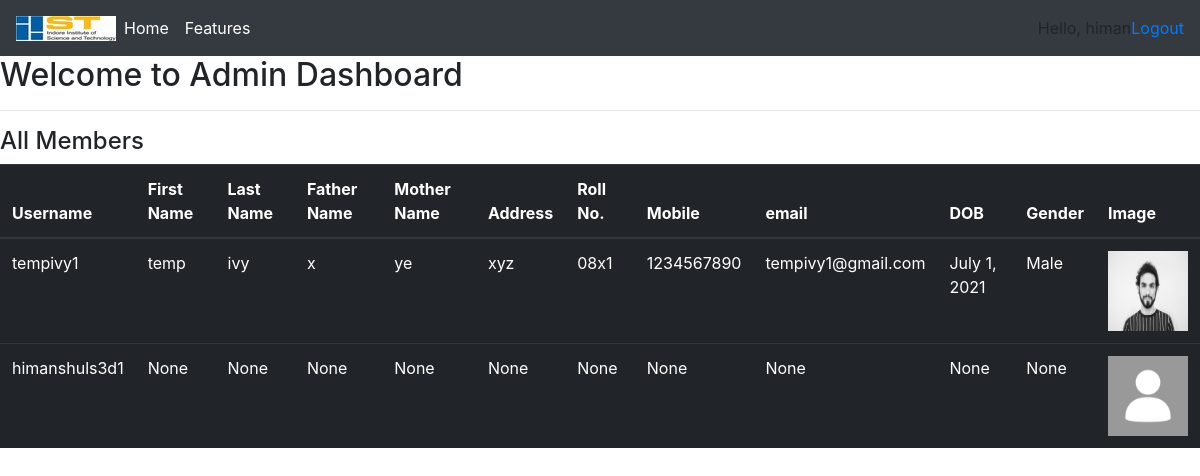
The app's page / (signed in) with its own data.
### members/models.py (models this page shows)
class Student(models.Model):
    user = models.OneToOneField(User, null=True, blank=True, on_delete=models.CASCADE)
    First_name = models.CharField(max_length=50, null=True,default=user.name)
    Last_name = models.CharField(max_length=50, null=True)
    Father_name = models.CharField(max_length=50, null=True)
    Mother_name = models.CharField(max_length=50, null=True)
    Address = models.CharField(max_length=200, null=True)
    roll_no = models.CharField(max_length=50, null=True)
    mobile_no = models.CharField(max_length=14, null=True)
    email = models.EmailField(max_length=50, null=True)
    DOB = models.DateField(null=True,)
    GENDER_CHOICES = (
        ('Male', 'Male'),
        ('Female', 'Female'),
        ('other','other'),
    )
    Gender = models.CharField(choices = GENDER_CHOICES ,max_length=6, null=True)
    image = models.ImageField(default='default.jpg',null=True,blank=True)
    date_created = models.DateField(auto_now_add=True, null=True)

### members/decorator.py (the view)
    def wrapper_func(request, *args, **kwargs):
        group=None
        if request.user.groups.exists():
            group = request.user.groups.all()[0].name
        if group == 'student':
            return redirect('members_home')
        else:
            return view_func(request,*args,**kwargs)

### members/decorator.py (called while the page is built)
def admin_only(view_func):
    def wrapper_func(request, *args, **kwargs):
        group=None
        if request.user.groups.exists():
            group = request.user.groups.all()[0].name
        if group == 'student':
            return redirect('members_home')
        else:
            return view_func(request,*args,**kwargs)
    return wrapper_func

### members/views/views.py (called while the page is built)
@admin_only
@login_required(login_url='login')
def home(request):
    context={}
    students = Student.objects.all()
    context['student']=students
    return render(request,'members/home.html',context)

### members/templates/members/home.html (shortened to what this page needs)
<!DOCTYPE html>
{% extends 'members/Main.html' %}
{% load static %}
{% block content %}
<html lang="en">
<head>
</head>
<body>
<h2>Welcome to Admin Dashboard</h2>
<hr>
<h4>All Members</h4>
<table class="table table-dark">
  <thead>
    <tr>
        <th scope="col">Username</th>
      <th scope="col">First Name</th>
      <th scope="col">Last Name</th>
      <th scope="col">Father Name</th>
      <th scope="col">Mother Name</th>
      <th scope="col">Address</th>
      <th scope="col">Roll No.</th>
      <th scope="col">Mobile</th>
      <th scope="col">email</th>
      <th scope="col">DOB</th>
      <th scope="col">Gender</th>
      <th scope="col">Image</th>
    </tr>
  </thead>
  <tbody>
  {% for stu in student %}
    <tr>
        <td>{{stu.user}}</td>
      <td>{{stu.First_name}}</td>
      <td>{{stu.Last_name}}</td>
      <td>{{stu.Father_name}}</td>
      <td>{{stu.Mother_name}}</td>
      <td>{{stu.Address}}</td>
      <td>{{stu.roll_no}}</td>
      <td>{{stu.mobile_no}}</td>
      <td>{{stu.email}}</td>
      <td>{{stu.DOB}}</td>
      <td>{{stu.Gender}}</td>
      <td><img src="{{ stu.image.url }} " width="80" height="80"></td>
    </tr>
  {% endfor %}
  </tbody>
</table>
{% endblock content %}

### members/templates/members/Main.html (shortened to what this page needs)
<!DOCTYPE html>
{% load static %}
<html lang="en">
<head>
    <link rel="stylesheet" href="https://maxcdn.bootstrapcdn.com/bootstrap/4.0.0/css/bootstrap.min.css">
</head>
<body>
{% include 'members/Navbar.html' %}
{% block content %}
{% endblock content %}
</body>
</html>

### members/templates/members/Navbar.html (shortened to what this page needs)
{% load static %}
<nav class="navbar navbar-expand-lg navbar-dark bg-dark">
  <img src="{% static 'images/iist.jpg'%}">
  <div class="collapse navbar-collapse" id="navbarNav">
    <ul class="navbar-nav">
      <li class="nav-item active">
        <a class="nav-link" href="{% url 'home'%}">Home <span class="sr-only">(current)</span></a>
      </li>
      <li class="nav-item active">
        <a class="nav-link" href="#">Features</a>
      </li>
    </ul>
  </div>
    <span class= "hello-msg">Hello, {{request.user}}</span>
    <span><a class= "hello-msg" href="{% url 'logout' %}">Logout</a></span>
</nav>

### records on screen
Student: user "tempivy1", First_name "temp", Last_name "ivy", Father_name "x", Mother_name "ye", Address "xyz", roll_no "08x1", mobile_no "1234567890", email "tempivy1@gmail.com", DOB "July 1, 2021", Gender "Male", image (picture)
Student: user "himanshuls3d1", First_name "None", Last_name "None", Father_name "None", Mother_name "None", Address "None", roll_no "None", mobile_no "None", email "None", DOB "None", Gender "None", image (placeholder picture)

### other values on screen
{{ request.user }} "himan"
